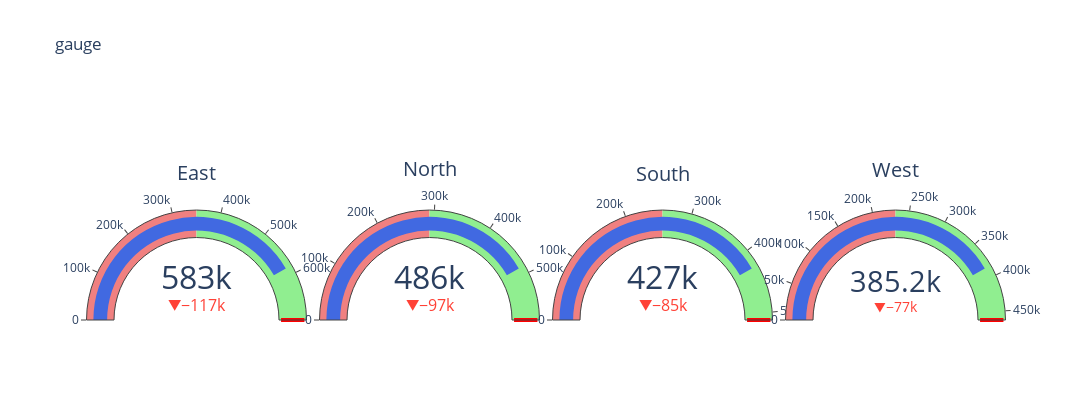

Notebook cell for this chart:
### Markdown cell above
# Gauge Chart: Region by Sales Amt

### Code cell
import plotly.graph_objects as go
df['Sales_Target'] = (df['Sales_Amount'] * 1.2).round()

df_group = df.groupby('Region').agg({
    'Sales_Amount':'sum',
    'Sales_Target':'sum',
}).reset_index()

fig = go.Figure()
for i, row in df_group.iterrows():
    achived = row['Sales_Amount']
    target = row['Sales_Target']
    region = row['Region']

    fig.add_trace(go.Indicator(
        mode='gauge+number+delta',
        value=achived,
        delta={'reference':target},
        title={'text':f"{region}"},
        gauge={
          'axis':{'range':[0, target]},
          'bar': {'color':'royalblue'},
          'steps':[
              {'range':[0, target*0.5], 'color':'lightcoral'},
              {'range':[target*0.5, target*0.5], 'color':'lightyellow'},
              {'range':[target*0.5, target], 'color':'lightgreen'},
          ],
            'threshold':{'line':{'color':'red','width':4}, 'value':target}
                        },
        domain={'x': [i*0.25, (i+1)*0.25], 'y': [0, 0.5]}
    ))

fig.update_layout(
    grid={'rows': 1, 'columns': len(df_group), 'pattern':'independent'},
    height=400,
    width=280*len(df_group),
    title='gauge'
)
fig.show()

### Figure 1 — Plotly figure (JSON) as saved in the notebook; plotly's stock layout.template omitted (floating-point values rounded to 4 significant figures)
{"data": [{"delta": {"reference": 699590}, "domain": {"x": [0, 0.25], "y": [0, 0.5]}, "gauge": {"axis": {"range": [0, 699590]}, "bar": {"color": "royalblue"}, "steps": [{"color": "lightcoral", "range": [0, 349795]}, {"color": "lightyellow", "range": [349795, 349795]}, {"color": "lightgreen", "range": [349795, 699590]}], "threshold": {"line": {"color": "red", "width": 4}, "value": 699590}}, "mode": "gauge+number+delta", "title": {"text": "East"}, "type": "indicator", "value": 583000.0}, {"delta": {"reference": 583201}, "domain": {"x": [0.25, 0.5], "y": [0, 0.5]}, "gauge": {"axis": {"range": [0, 583201]}, "bar": {"color": "royalblue"}, "steps": [{"color": "lightcoral", "range": [0, 291600.0]}, {"color": "lightyellow", "range": [291600.0, 291600.0]}, {"color": "lightgreen", "range": [291600.0, 583201]}], "threshold": {"line": {"color": "red", "width": 4}, "value": 583201}}, "mode": "gauge+number+delta", "title": {"text": "North"}, "type": "indicator", "value": 486000.0}, {"delta": {"reference": 511904}, "domain": {"x": [0.5, 0.75], "y": [0, 0.5]}, "gauge": {"axis": {"range": [0, 511904]}, "bar": {"color": "royalblue"}, "steps": [{"color": "lightcoral", "range": [0, 255952]}, {"color": "lightyellow", "range": [255952, 255952]}, {"color": "lightgreen", "range": [255952, 511904]}], "threshold": {"line": {"color": "red", "width": 4}, "value": 511904}}, "mode": "gauge+number+delta", "title": {"text": "South"}, "type": "indicator", "value": 426600.0}, {"delta": {"reference": 462188}, "domain": {"x": [0.75, 1], "y": [0, 0.5]}, "gauge": {"axis": {"range": [0, 462188]}, "bar": {"color": "royalblue"}, "steps": [{"color": "lightcoral", "range": [0, 231094]}, {"color": "lightyellow", "range": [231094, 231094]}, {"color": "lightgreen", "range": [231094, 462188]}], "threshold": {"line": {"color": "red", "width": 4}, "value": 462188}}, "mode": "gauge+number+delta", "title": {"text": "West"}, "type": "indicator", "value": 385200.0}], "layout": {"grid": {"columns": 4, "pattern": "independent", "rows": 1}, "height": 400, "title": {"text": "gauge"}, "width": 1120}}
